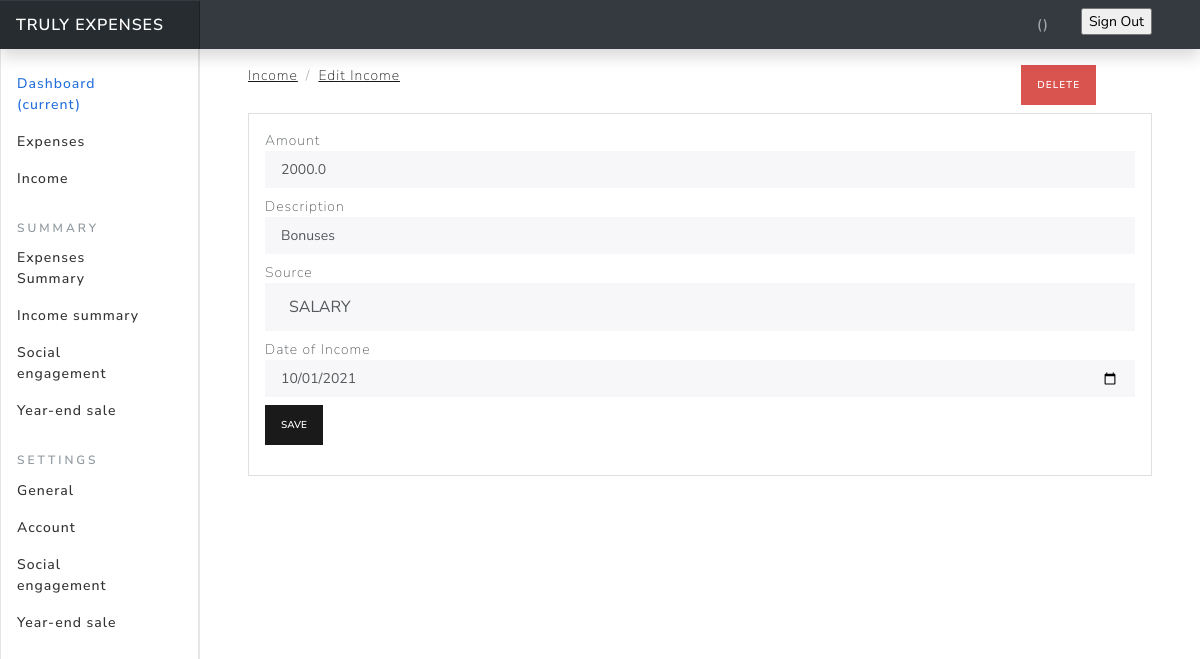
Screenshot of /income/edit-income/2 with the database file from the repository.
### userincome/models.py (models this page shows, shortened)
class UserIncome(models.Model):
    amount = models.FloatField(default=0)  # DECIMAL
    date = models.DateField(default=now)
    description = models.TextField()
    owner = models.ForeignKey(to=User, on_delete=models.CASCADE)
    source = models.CharField(max_length=255)
    class Meta:
        ordering: ['-date']

### userincome/views.py (the view, shortened to what this page needs)
# urls.py: path('edit-income/<int:id>', views.edit_income, name="edit-income"),
def edit_income(req, id):
    sources = Source.objects.all()
    income = UserIncome.objects.get(pk=id)
    context = {
        'income': income,
        'values': income,
        "sources": sources
    }
    if req.method == "GET":
        return render(req, 'income/edit_income.html', context)

### templates/income/edit_income.html (shortened to what this page needs)
{% extends "base.html" %} {% block content %}
<div class="container my-2">
  <div class="row">
    <div class="col-md-10 my-2">
      <nav aria-label="breadcrumb">
        <ol class="breadcrumb">
          <li class="breadcrumb-item">
            <a href="{% url 'income' %}">Income </a>
          </li>
          <li class="breadcrumb-item active" aria-current="page">
            <a href="#">Edit Income </a>
          </li>
        </ol>
      </nav>
    </div>
    <div class="col-md-2 my-2">
      <a
        href="{% url 'delete-income' income.id %}"
        class="btn btn-danger btn-sm"
        >Delete</a
      >
    </div>
  </div>
  <div class="card">
    <div class="card-body">
      <form action="{% url 'edit-income' income.id %}" method="POST">
        <div class="form-group">
          <label for="">Amount</label>
          <input
            tpe="text"
            class="form-control form-control-sm"
            name="amount"
            value="{{values.amount}}"
          />
        </div>
        <div class="form-group my-2">
          <label for="">Description</label>
          <input
            tpe="text"
            class="form-control form-control-sm"
            name="description"
            value="{{values.description}}"
          />
        </div>
        <div class="form-group my-2">
          <label for="">Source</label>
          <select class="form-control" name="source">
            <option selected name="source" value="{{values.source}}">
              {{values.source}}
            </option>
          </select>
        </div>
        <div class="form-group my-2">
          <label for="">Date of Income</label>
          <input type="date" value="{{values.date | date:"Y-m-d"}}"
          class="form-control form-control-sm" name="income_date" />
        </div>
        <input
          type="submit"
          value="Save"
          class="btn btn-primary btn-primary-sm btn-sm"
        />
      </form>
    </div>
  </div>
</div>
{% endblock %}

### expenseswebsite/static/css/dashboard.css (style rules this page uses)
body { font-size: 0.875rem; }

### rows the page displays
UserIncome: amount "2000.0", description "Bonuses", source "SALARY", income_date "10/01/2021"
